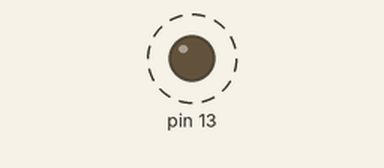
This sketch was run on a simulated Arduino Uno, built with avr-gcc and run on an emulated ATmega328P. On the bench: output pins drawn as LEDs (lit = HIGH). Dashed ring = blinking. The local clock reads 2024-03-15 10:24:30 at power-on unless the sketch sets it.

Above: at 0.5 s.
Timing chart, 0 to 4.6 s (numbered marks = the images above):
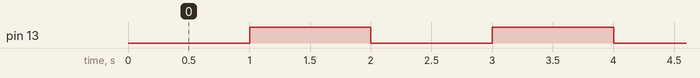

Measured:
- by itself, pin 13: alternates HIGH for 1.0 s and LOW for 1.0 s

The sketch:

Lab6exercise1.ino
```cpp
#include <ThreeWire.h>
#include <RtcDS1302.h>
ThreeWire myWire(4,5,2); // IO, SCLK, CE
RtcDS1302<ThreeWire> Rtc(myWire);

void setup() {
  Serial.begin(57600);
  Rtc.Begin();
  RtcDateTime setting_time(2020,2,19,9,31,10);
  // year, month, dayOfMonth, hour, minute, second

  Rtc.SetDateTime(setting_time);
  pinMode(13, OUTPUT);
  }

void loop() {
  RtcDateTime now = Rtc.GetDateTime();
  if(now.Second()%2 == 1)
    digitalWrite(13, HIGH);
  if(now.Second()%2 == 0)
    digitalWrite(13, LOW);
  }
```
